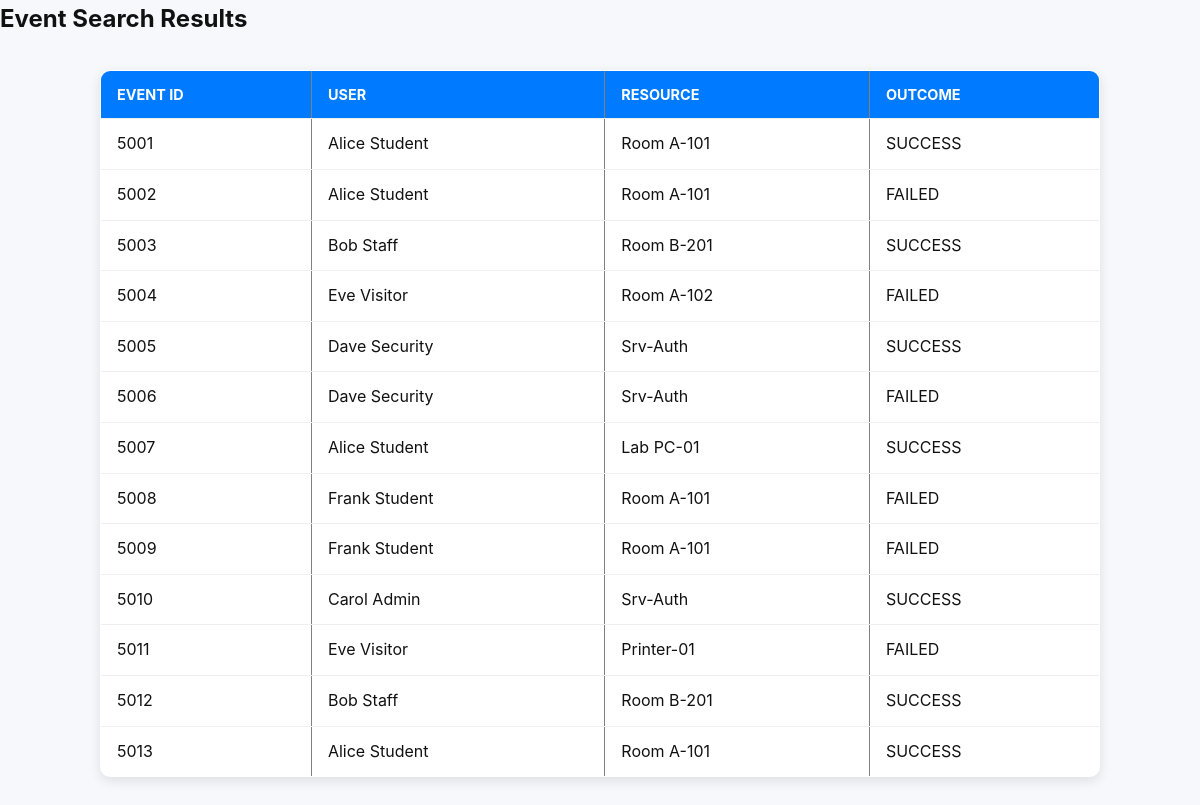
/Homework_6/search_event.php, run on the app's committed database.
### tables this page shows
CREATE TABLE Access_Event (
  event_id    BIGINT PRIMARY KEY AUTO_INCREMENT,
  time_stamp  DATETIME NOT NULL DEFAULT CURRENT_TIMESTAMP,
  outcome     ENUM('SUCCESS','FAILED') NOT NULL,
  user_id     BIGINT NOT NULL,
  resource_id BIGINT NOT NULL,
  CONSTRAINT fk_event_user     FOREIGN KEY (user_id)     REFERENCES UserAccount(user_id),
  CONSTRAINT fk_event_resource FOREIGN KEY (resource_id) REFERENCES Resource(resource_id)
);

CREATE TABLE UserAccount (
  user_id   BIGINT PRIMARY KEY AUTO_INCREMENT,
  full_name VARCHAR(100) NOT NULL,
  email     VARCHAR(120) NOT NULL UNIQUE
);

CREATE TABLE Resource (
  resource_id BIGINT PRIMARY KEY AUTO_INCREMENT,
  name        VARCHAR(120) NOT NULL,
  relation    VARCHAR(120)       
);

### Homework_6/search_event.php (the view, shortened to what this page needs)
<?php
require_once "db_connect.php";
$term = isset($_GET['term']) ? $_GET['term'] : '';
$sql = "
    SELECT e.event_id, u.full_name, r.name AS resource_name, e.outcome
    FROM Access_Event e
    LEFT JOIN UserAccount u ON u.user_id = e.user_id
    LEFT JOIN Resource r ON r.resource_id = e.resource_id
    WHERE e.event_id LIKE CONCAT('%', ?, '%')
       OR u.full_name LIKE CONCAT('%', ?, '%')
";
$stmt = $conn->prepare($sql);
$stmt->bind_param("ss", $term, $term);
$stmt->execute();
$result = $stmt->get_result();
?>
<!DOCTYPE html>
<html>
<head>
  <link rel="stylesheet" href="site_style.css">
</head>
<body>
<h2>Event Search Results</h2>
<?php
if ($result->num_rows === 0) {
    echo "<p>No events found.</p>";
} else {
    echo "<table border='1' cellpadding='10'>
            <tr><th>Event ID</th><th>User</th><th>Resource</th><th>Outcome</th></tr>";
    while ($row = $result->fetch_assoc()) {
        echo "<tr>
                <td>{$row['event_id']}</td>
                <td>{$row['full_name']}</td>
                <td>{$row['resource_name']}</td>
                <td>{$row['outcome']}</td>
              </tr>";
    }
    echo "</table>";
}
?>
</body>
</html>

### Homework_6/site_style.css (style rules this page uses)
* { margin: 0; padding: 0; box-sizing: border-box; font-family: "Inter", "Segoe UI", sans-serif; scroll-behavior: smooth; }
body { background: #f6f8fb; color: #111; line-height: 1.6; transition: background 0.4s ease, color 0.4s ease; }
table { width: 90%; max-width: 1000px; margin: 2rem auto; border-collapse: collapse; background: #fff; box-shadow: 0 4px 12px rgba(0,0,0,0.1); border-radius: 10px; overflow: hidden; }
th, td { padding: 12px 16px; text-align: left; border-bottom: 1px solid #eee; }
th { background: #007bff; color: #fff; text-transform: uppercase; font-size: 0.9rem; }

### data on the page
access_event: event_id "5001", user.full_name "Alice Student", resource.name "Room A-101", outcome "SUCCESS"
access_event: event_id "5002", user.full_name "Alice Student", resource.name "Room A-101", outcome "FAILED"
access_event: event_id "5003", user.full_name "Bob Staff", resource.name "Room B-201", outcome "SUCCESS"
access_event: event_id "5004", user.full_name "Eve Visitor", resource.name "Room A-102", outcome "FAILED"
access_event: event_id "5005", user.full_name "Dave Security", resource.name "Srv-Auth", outcome "SUCCESS"
access_event: event_id "5006", user.full_name "Dave Security", resource.name "Srv-Auth", outcome "FAILED"
access_event: event_id "5007", user.full_name "Alice Student", resource.name "Lab PC-01", outcome "SUCCESS"
access_event: event_id "5008", user.full_name "Frank Student", resource.name "Room A-101", outcome "FAILED"
access_event: event_id "5009", user.full_name "Frank Student", resource.name "Room A-101", outcome "FAILED"
access_event: event_id "5010", user.full_name "Carol Admin", resource.name "Srv-Auth", outcome "SUCCESS"
access_event: event_id "5011", user.full_name "Eve Visitor", resource.name "Printer-01", outcome "FAILED"
access_event: event_id "5012", user.full_name "Bob Staff", resource.name "Room B-201", outcome "SUCCESS"
access_event: event_id "5013", user.full_name "Alice Student", resource.name "Room A-101", outcome "SUCCESS"
